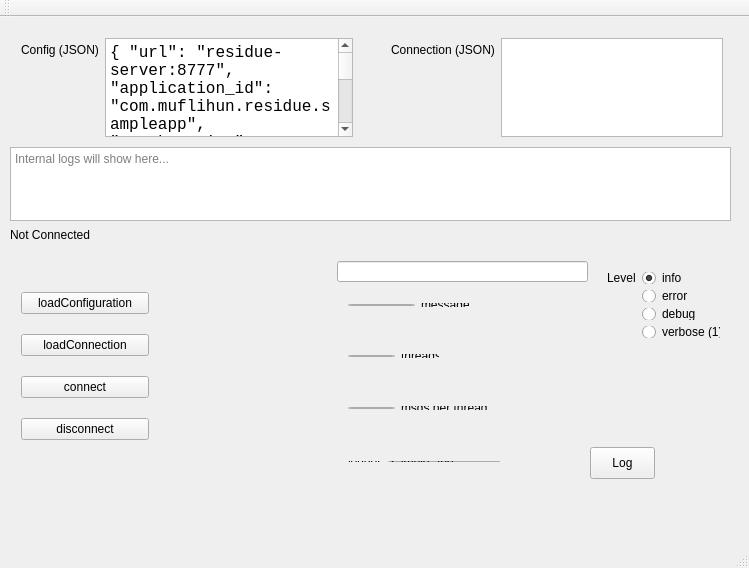
<?xml version="1.0" encoding="UTF-8"?>
<ui version="4.0">
 <class>MainWindow</class>
 <widget class="QMainWindow" name="MainWindow">
  <property name="geometry">
   <rect>
    <x>0</x>
    <y>0</y>
    <width>749</width>
    <height>568</height>
   </rect>
  </property>
  <property name="windowTitle">
   <string>MainWindow</string>
  </property>
  <widget class="QWidget" name="centralWidget">
   <widget class="QLineEdit" name="txtMsg">
    <property name="geometry">
     <rect>
      <x>337</x>
      <y>244</y>
      <width>251</width>
      <height>21</height>
     </rect>
    </property>
   </widget>
   <widget class="QPushButton" name="btnLog">
    <property name="geometry">
     <rect>
      <x>590</x>
      <y>430</y>
      <width>65</width>
      <height>32</height>
     </rect>
    </property>
    <property name="text">
     <string>Log</string>
    </property>
   </widget>
   <widget class="QWidget" name="layoutWidget">
    <property name="geometry">
     <rect>
      <x>380</x>
      <y>10</y>
      <width>354</width>
      <height>121</height>
     </rect>
    </property>
    <layout class="QFormLayout" name="formLayout_7">
     <item row="0" column="0">
      <widget class="QLabel" name="label_7">
       <property name="text">
        <string>Connection (JSON)</string>
       </property>
      </widget>
     </item>
     <item row="0" column="1">
      <widget class="QTextEdit" name="txtConnection">
       <property name="font">
        <font>
         <family>Courier New</family>
        </font>
       </property>
       <property name="placeholderText">
        <string/>
       </property>
      </widget>
     </item>
    </layout>
   </widget>
   <widget class="QLabel" name="lblStatus">
    <property name="geometry">
     <rect>
      <x>10</x>
      <y>210</y>
      <width>721</width>
      <height>16</height>
     </rect>
    </property>
    <property name="layoutDirection">
     <enum>Qt::LeftToRight</enum>
    </property>
    <property name="text">
     <string>Not Connected</string>
    </property>
   </widget>
   <widget class="QTextEdit" name="txtLog">
    <property name="geometry">
     <rect>
      <x>10</x>
      <y>130</y>
      <width>721</width>
      <height>74</height>
     </rect>
    </property>
    <property name="placeholderText">
     <string>Internal logs will show here...</string>
    </property>
   </widget>
   <widget class="QWidget" name="">
    <property name="geometry">
     <rect>
      <x>10</x>
      <y>250</y>
      <width>150</width>
      <height>202</height>
     </rect>
    </property>
    <layout class="QVBoxLayout" name="verticalLayout">
     <item>
      <widget class="QPushButton" name="btnLoadConfiguration">
       <property name="text">
        <string>loadConfiguration</string>
       </property>
      </widget>
     </item>
     <item>
      <widget class="QPushButton" name="btnLoadConnection">
       <property name="text">
        <string>loadConnection</string>
       </property>
      </widget>
     </item>
     <item>
      <widget class="QPushButton" name="btnConnect">
       <property name="text">
        <string>connect</string>
       </property>
      </widget>
     </item>
     <item>
      <widget class="QPushButton" name="btnDisconnect">
       <property name="text">
        <string>disconnect</string>
       </property>
      </widget>
     </item>
    </layout>
   </widget>
   <widget class="QWidget" name="">
    <property name="geometry">
     <rect>
      <x>337</x>
      <y>378</y>
      <width>166</width>
      <height>26</height>
     </rect>
    </property>
    <layout class="QFormLayout" name="formLayout_2">
     <item row="0" column="0">
      <widget class="QSpinBox" name="spnMsgPerThread">
       <property name="maximum">
        <number>900</number>
       </property>
      </widget>
     </item>
     <item row="0" column="1">
      <widget class="QLabel" name="label_2">
       <property name="text">
        <string>msgs per thread</string>
       </property>
      </widget>
     </item>
    </layout>
   </widget>
   <widget class="QWidget" name="">
    <property name="geometry">
     <rect>
      <x>337</x>
      <y>326</y>
      <width>113</width>
      <height>26</height>
     </rect>
    </property>
    <layout class="QFormLayout" name="formLayout">
     <item row="0" column="0">
      <widget class="QSpinBox" name="spnThreads">
       <property name="maximum">
        <number>500</number>
       </property>
       <property name="value">
        <number>1</number>
       </property>
      </widget>
     </item>
     <item row="0" column="1">
      <widget class="QLabel" name="label_3">
       <property name="text">
        <string>threads</string>
       </property>
      </widget>
     </item>
    </layout>
   </widget>
   <widget class="QWidget" name="">
    <property name="geometry">
     <rect>
      <x>596</x>
      <y>244</y>
      <width>135</width>
      <height>88</height>
     </rect>
    </property>
    <layout class="QFormLayout" name="formLayout_4">
     <item row="0" column="0">
      <widget class="QLabel" name="label_4">
       <property name="text">
        <string>Level</string>
       </property>
      </widget>
     </item>
     <item row="1" column="1">
      <widget class="QRadioButton" name="rdoLevelError">
       <property name="text">
        <string>error</string>
       </property>
      </widget>
     </item>
     <item row="2" column="1">
      <widget class="QRadioButton" name="rdoLevelDebug">
       <property name="text">
        <string>debug</string>
       </property>
      </widget>
     </item>
     <item row="3" column="1">
      <widget class="QRadioButton" name="rdoLevelVerbose">
       <property name="text">
        <string>verbose (1)</string>
       </property>
      </widget>
     </item>
     <item row="0" column="1">
      <widget class="QRadioButton" name="rdoLevelInfo">
       <property name="text">
        <string>info</string>
       </property>
       <property name="checked">
        <bool>true</bool>
       </property>
      </widget>
     </item>
    </layout>
   </widget>
   <widget class="QWidget" name="">
    <property name="geometry">
     <rect>
      <x>337</x>
      <y>433</y>
      <width>174</width>
      <height>23</height>
     </rect>
    </property>
    <layout class="QFormLayout" name="formLayout_5">
     <item row="0" column="0">
      <widget class="QLabel" name="label_5">
       <property name="text">
        <string>logger</string>
       </property>
      </widget>
     </item>
     <item row="0" column="1">
      <widget class="QLineEdit" name="txtLogger">
       <property name="text">
        <string>sample-app</string>
       </property>
      </widget>
     </item>
    </layout>
   </widget>
   <widget class="QWidget" name="">
    <property name="geometry">
     <rect>
      <x>337</x>
      <y>275</y>
      <width>143</width>
      <height>26</height>
     </rect>
    </property>
    <layout class="QFormLayout" name="formLayout_3">
     <item row="0" column="0">
      <widget class="QSpinBox" name="spnCount">
       <property name="maximum">
        <number>100000</number>
       </property>
       <property name="value">
        <number>1</number>
       </property>
      </widget>
     </item>
     <item row="0" column="1">
      <widget class="QLabel" name="label">
       <property name="text">
        <string>message</string>
       </property>
      </widget>
     </item>
    </layout>
   </widget>
   <widget class="QWidget" name="">
    <property name="geometry">
     <rect>
      <x>10</x>
      <y>10</y>
      <width>354</width>
      <height>121</height>
     </rect>
    </property>
    <layout class="QFormLayout" name="formLayout_6">
     <item row="0" column="0">
      <widget class="QLabel" name="label_6">
       <property name="text">
        <string>Config (JSON)</string>
       </property>
      </widget>
     </item>
     <item row="0" column="1">
      <widget class="QTextEdit" name="txtConfiguration">
       <property name="font">
        <font>
         <family>Courier New</family>
         <pointsize>12</pointsize>
        </font>
       </property>
       <property name="html">
        <string>&lt;!DOCTYPE HTML PUBLIC &quot;-//W3C//DTD HTML 4.0//EN&quot; &quot;http://www.w3.org/TR/REC-html40/strict.dtd&quot;&gt;
&lt;html&gt;&lt;head&gt;&lt;meta name=&quot;qrichtext&quot; content=&quot;1&quot; /&gt;&lt;style type=&quot;text/css&quot;&gt;
p, li { white-space: pre-wrap; }
&lt;/style&gt;&lt;/head&gt;&lt;body style=&quot; font-family:'Courier New'; font-size:12pt; font-weight:400; font-style:normal;&quot;&gt;
&lt;p style=&quot; margin-top:0px; margin-bottom:0px; margin-left:0px; margin-right:0px; -qt-block-indent:0; text-indent:0px;&quot;&gt;{ &amp;quot;url&amp;quot;: &amp;quot;residue-server:8777&amp;quot;, &amp;quot;application_id&amp;quot;: &amp;quot;com.muflihun.residue.sampleapp&amp;quot;, &amp;quot;rsa_key_size&amp;quot;: 2048, &amp;quot;utc_time&amp;quot;: false, &amp;quot;time_offset&amp;quot;: 0, &amp;quot;dispatch_delay&amp;quot;: 1, &amp;quot;main_thread_id&amp;quot;: &amp;quot;Main Thread&amp;quot;, &amp;quot;server_public_key&amp;quot;: &amp;quot;samples/keys/server-1024-public.pem&amp;quot;, &amp;quot;client_id&amp;quot;: &amp;quot;muflihun00102030&amp;quot;, &amp;quot;client_private_key&amp;quot;: &amp;quot;samples/keys/client-256-private.pem&amp;quot; }&lt;/p&gt;&lt;/body&gt;&lt;/html&gt;</string>
       </property>
      </widget>
     </item>
    </layout>
   </widget>
  </widget>
  <widget class="QMenuBar" name="menuBar">
   <property name="geometry">
    <rect>
     <x>0</x>
     <y>0</y>
     <width>749</width>
     <height>22</height>
    </rect>
   </property>
  </widget>
  <widget class="QToolBar" name="mainToolBar">
   <attribute name="toolBarArea">
    <enum>TopToolBarArea</enum>
   </attribute>
   <attribute name="toolBarBreak">
    <bool>false</bool>
   </attribute>
  </widget>
  <widget class="QStatusBar" name="statusBar"/>
 </widget>
 <layoutdefault spacing="6" margin="11"/>
 <resources/>
 <connections/>
</ui>
